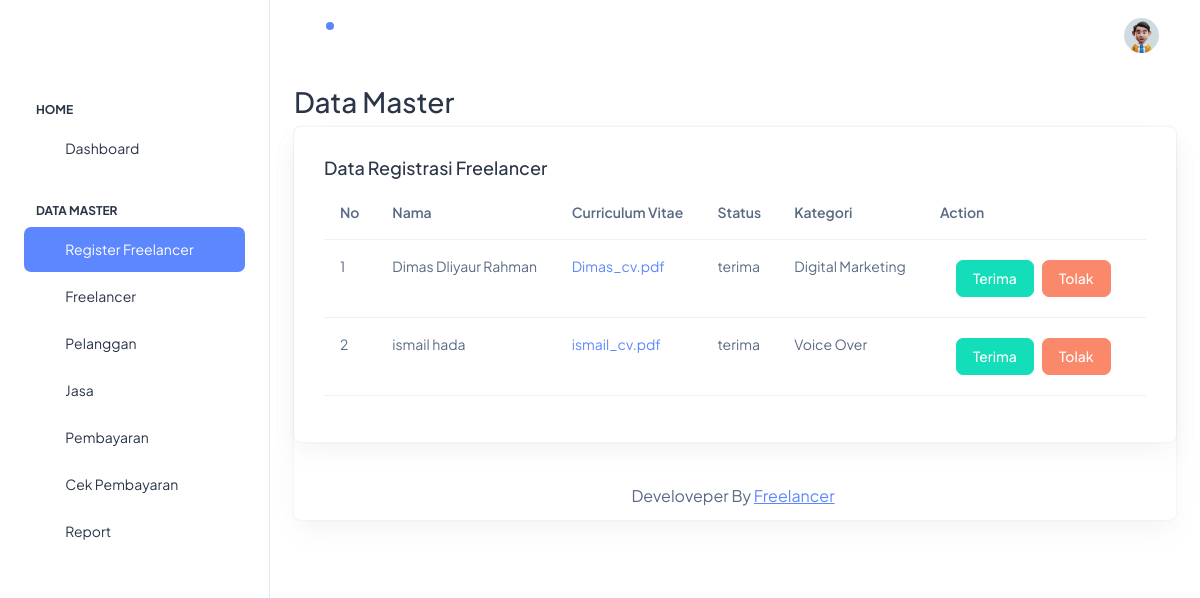
Page /view/admin/register.php (signed in) on the committed database.
### tables this page shows
CREATE TABLE `pekerja_jasa` (
  `id_user` int(20) NOT NULL,
  `username` varchar(125) NOT NULL,
  `email` varchar(50) NOT NULL,
  `password` varchar(256) NOT NULL,
  `nama_pertama` varchar(25) NOT NULL,
  `nama_terakhir` varchar(25) NOT NULL,
  `no_rek` int(20) NOT NULL,
  `bank` enum('BNI','BRI','BCA','BSI','BTN','Mandiri','Sinarmas') NOT NULL,
  `profile_photo` varchar(125) DEFAULT NULL,
  `cv` varchar(225) NOT NULL,
  `status` enum('terima','tolak','menunggu') NOT NULL,
  `id_kategori_pekerja` int(20) NOT NULL
);

CREATE TABLE `kategori_pekerja` (
  `id_user` int(11) NOT NULL,
  `nama_kategori` varchar(125) NOT NULL
);

### view/admin/register.php (the view, shortened to what this page needs)
<?php
  require_once("../../models/freelanceModel.php");
   $query = "SELECT * , pekerja_jasa.id_user FROM pekerja_jasa INNER JOIN kategori_pekerja ON pekerja_jasa.id_kategori_pekerja = kategori_pekerja.id_user";
   $result = mysqli_query($conn, $query);
?>
<!doctype html>
<html lang="en">
<head>
  <link rel="stylesheet" href="../../css/styles.min-admin.css" />
</head>
<body>
  <div class="page-wrapper" id="main-wrapper" data-layout="vertical" data-navbarbg="skin6" data-sidebartype="full"
    data-sidebar-position="fixed" data-header-position="fixed">
    <aside class="left-sidebar">
      <div>
        <div class="brand-logo d-flex align-items-center justify-content-between">
        </div>
        <nav class="sidebar-nav scroll-sidebar" data-simplebar="">
          <ul id="sidebarnav">
            <li class="nav-small-cap">
              <span class="hide-menu">Home</span>
            </li>
            <li class="sidebar-item">
              <a class="sidebar-link" href="./index.php" aria-expanded="false">
                <span>
                  <i class="ti ti-layout-dashboard"></i>
                </span>
                <span class="hide-menu">Dashboard</span>
              </a>
            </li>
            <li class="nav-small-cap">
              <span class="hide-menu">Data Master</span>
            </li>
            <li class="sidebar-item">
              <a class="sidebar-link" href="./register.php" aria-expanded="false">
                <span>
                  <i class="ti ti-user-check"></i>
                </span>
                <span class="hide-menu">Register Freelancer</span>
              </a>
            </li>
            <li class="sidebar-item">
              <a class="sidebar-link" href="./freelancer.php" aria-expanded="false">
                <span>
                  <i class="ti ti-users"></i>
                </span>
                <span class="hide-menu">Freelancer</span>
              </a>
            </li>
            <li class="sidebar-item">
              <a class="sidebar-link" href="./pelanggan.php" aria-expanded="false">
                <span>
                  <i class="ti ti-users"></i>
                </span>
                <span class="hide-menu">Pelanggan</span>
              </a>
            </li>
            <li class="sidebar-item">
                <a class="sidebar-link" href="./jasa.php" aria-expanded="false">
                  <span>
                    <i class="ti ti-brand-slack"></i>
                  </span>
                  <span class="hide-menu">Jasa</span>
                </a>
              </li>
            <li class="sidebar-item">
              <a class="sidebar-link" href="./pembayaran.php" aria-expanded="false">
                <span>
                  <i class="ti ti-cash"></i>
                </span>
                <span class="hide-menu">Pembayaran</span>
              </a>
            </li>
            <li class="sidebar-item">
              <a class="sidebar-link" href="./cek_pembayaran.php" aria-expanded="false">
                <span>
                  <i class="ti ti-cash"></i>
                </span>
                <span class="hide-menu">Cek Pembayaran</span>
              </a>
            <li class="sidebar-item">
              <a class="sidebar-link" href="./report.php" aria-expanded="false">
                <span>
                  <i class="ti ti-file-description"></i>
                </span>
                <span class="hide-menu">Report</span>
              </a>
            </li>
          </ul>
        </nav>
      </div>
    </aside>
    <div class="body-wrapper">
      <header class="app-header">
        <nav class="navbar navbar-expand-lg navbar-light">
          <ul class="navbar-nav">
            <li class="nav-item">
              <a class="nav-link nav-icon-hover" href="javascript:void(0)">
                <i class="ti ti-bell-ringing"></i>
                <div class="notification bg-primary rounded-circle"></div>
              </a>
            </li>
          </ul>
          <div class="navbar-collapse justify-content-end px-0" id="navbarNav">
            <ul class="navbar-nav flex-row ms-auto align-items-center justify-content-end">
              <li class="nav-item dropdown">
                <a class="nav-link nav-icon-hover" href="javascript:void(0)" id="drop2" data-bs-toggle="dropdown"
                  aria-expanded="false">
                  <img src="../../assets/profile/user-1.jpg" alt="" width="35" height="35" class="rounded-circle">
                </a>
              </li>
            </ul>
          </div>
        </nav>
      </header>
      <div class="container-fluid">
        <h2>Data Master</h2>
        <div class="row">
          <div class="col-lg-12 d-flex align-items-strech">
            <div class="card w-100">
              <div class="main-panel">
                <div class="content-wrapper">
                  <div class="row">
                    <div class="col-lg-12 grid-margin stretch-card">
                      <div class="card">
                        <div class="card-body">
                          <h4 class="card-title">Data Registrasi Freelancer</h4>
                          <div class="table-responsive">
                            <table class="table">
                              <thead>
                                <tr>
                                  <th>No</th>
                                  <th>Nama</th>
                                  <th>Curriculum Vitae</th>
                                  <th>Status</th>
                                  <th>Kategori</th>
                                  <th>Action</th>
                                </tr>
                              </thead>
                              <tbody>
                                <?php
                                  $count = 1;
                                  foreach($result as $row):
                                ?>
                                <tr>
                                <td><?= $count ?></td>
                                  <td><?= $row['nama_pertama']. ' '. $row['nama_terakhir'] ?></td>
                                  <td><a href="cv.php?cv=<?= $row['cv'] ?>" target="_blank" title="Lihat CV"><?= $row['cv'] ?></a></td>
                                  <td><?= $row['status'] ?></td>
                                  <td><?= $row['nama_kategori'] ?></td>
                                  <td>
                                    <div class="container">
                                      <div class="d-flex align-items-center">
                                        <form action="" method="POST" onsubmit="return confirm('Apakah Anda yakin ingin menerima freelancer?');">
                                          <button type="submit" name="terima" class="btn btn-success m-1">Terima</button>
                                        </form>
                                        <form action="" method="POST" onsubmit="return confirm('Apakah Anda yakin ingin menolak freelancer?');">
                                          <button type="submit" name="tolak" class="btn btn-danger m-1">Tolak</button>
                                        </form>
                                      </div>
                                    </div>
                                  </td>
                                </tr>
                                <?php
                                  $count++;
                                  endforeach;
                                ?>
                              </tbody>
                            </table>
                          </div>
                        </div>
                      </div>
                    </div>
        <div class="py-6 px-6 text-center">
          <p class="mb-0 fs-4">Develoveper By <a href="#" target="_blank" class="pe-1 text-primary text-decoration-underline">Freelancer</a></p>
        </div>
      </div>
    </div>
  </div>
</body>
</html>

### rows in the picture
pekerja_jasa: nama_pertama "Dimas", nama_terakhir "Dliyaur Rahman", cv "Dimas_cv.pdf", status "terima", id_kategori_pekerja.nama_kategori "Digital Marketing"
pekerja_jasa: nama_pertama "ismail", nama_terakhir "hada", cv "ismail_cv.pdf", status "terima", id_kategori_pekerja.nama_kategori "Voice Over"
